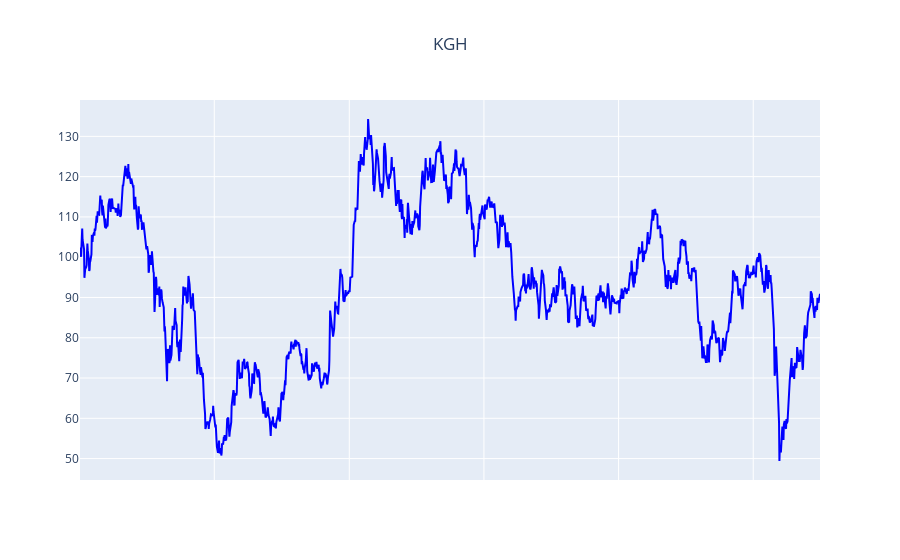
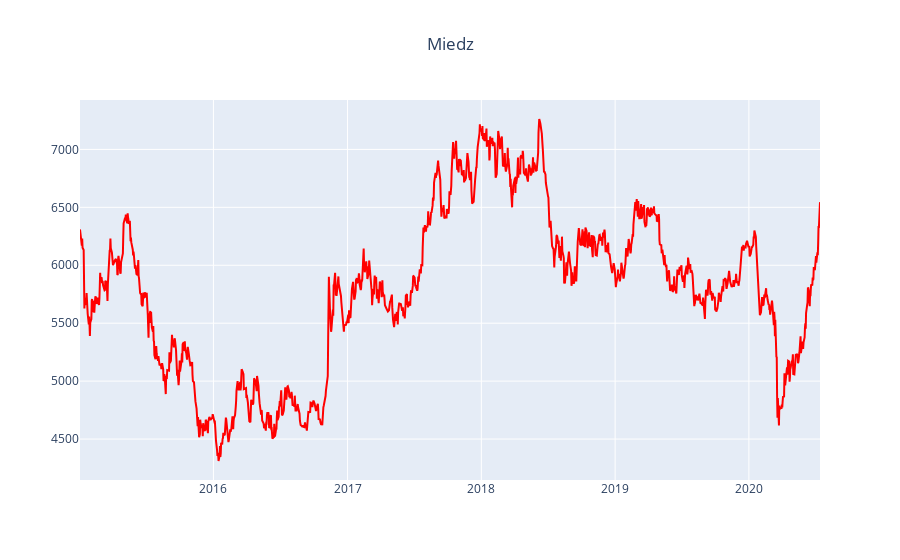

Notebook code for these charts, in order:
### Code cell
fig1.add_trace(go.Scatter(x=df_kgh['Data'],y=df_kgh['Zamkniecie_kgh'],name='KGH', line=dict(color='blue')))
fig1.update_layout(title={'text': 'KGH', 'x': 0.5, 'xanchor': 'center'}, xaxis=dict(showticklabels=False),
    showlegend=False)
iplot(fig1)
fig2.add_trace(go.Scatter(x=df_ca['Data'],y=df_ca['Zamkniecie_Ca'],name='Miedz', line=dict(color='red')))
fig2.update_layout(title={'text': 'Miedz', 'x': 0.5, 'xanchor': 'center'},
    showlegend=False)
iplot(fig2)

### Figure 1 — Plotly figure (JSON) as saved in the notebook; plotly's stock layout.template omitted (floating-point values rounded to 4 significant figures; data arrays with more than 128 entries replaced by an {"elided": "..."} marker saying what was removed)
{"data": [{"line": {"color": "blue"}, "name": "KGH", "type": "scatter", "x": {"elided": "1371 str values"}, "y": {"elided": "1371 float values"}}], "layout": {"autosize": true, "showlegend": false, "title": {"text": "KGH", "x": 0.5, "xanchor": "center"}, "xaxis": {"autorange": true, "range": ["2015-01-02", "2020-06-30"], "showticklabels": false, "type": "date"}, "yaxis": {"autorange": true, "range": [44.68, 139.0], "type": "linear"}}}

### Figure 2 — Plotly figure (JSON) as saved in the notebook; plotly's stock layout.template omitted (floating-point values rounded to 4 significant figures; data arrays with more than 128 entries replaced by an {"elided": "..."} marker saying what was removed)
{"data": [{"line": {"color": "red"}, "name": "Miedz", "type": "scatter", "x": {"elided": "1400 str values"}, "y": {"elided": "1400 float values"}}], "layout": {"autosize": true, "showlegend": false, "title": {"text": "Miedz", "x": 0.5, "xanchor": "center"}, "xaxis": {"autorange": true, "range": ["2015-01-02", "2020-07-13"], "type": "date"}, "yaxis": {"autorange": true, "range": [4146.0, 7426.0], "type": "linear"}}}
